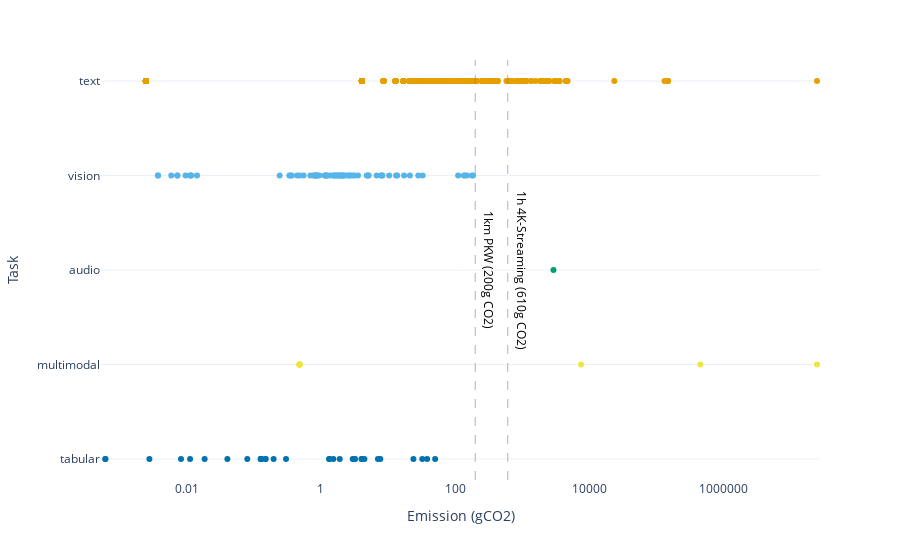

Notebook code cell kept with this figure:
### Code cell
hc = HuggingCrawler()
df = hc.scrape()
hc.plot('/Users/saminenno/Desktop/Sustainability/Git/Visuals')

### Figure 1 — Plotly figure (JSON) as saved in the notebook; plotly's stock layout.template omitted (floating-point values rounded to 4 significant figures; data arrays with more than 128 entries replaced by an {"elided": "..."} marker saying what was removed)
{"data": [{"alignmentgroup": "True", "boxpoints": "all", "fillcolor": "rgba(255,255,255,0)", "hoveron": "points", "hovertemplate": "Task=%{y}<br>Emissions=%{x}<extra></extra>", "legendgroup": "text", "line": {"color": "rgba(255,255,255,0)"}, "marker": {"color": "#E69F00"}, "name": "text", "offsetgroup": "text", "orientation": "v", "pointpos": 0, "showlegend": true, "type": "box", "x": {"elided": "670 mixed values"}, "x0": " ", "xaxis": "x", "y": {"elided": "670 str values"}, "y0": " ", "yaxis": "y"}, {"alignmentgroup": "True", "boxpoints": "all", "fillcolor": "rgba(255,255,255,0)", "hoveron": "points", "hovertemplate": "Task=%{y}<br>Emissions=%{x}<extra></extra>", "legendgroup": "vision", "line": {"color": "rgba(255,255,255,0)"}, "marker": {"color": "#56B4E9"}, "name": "vision", "offsetgroup": "vision", "orientation": "v", "pointpos": 0, "showlegend": true, "type": "box", "x": [8.218, 2.051, 32.87, 0.2439, 17.39, 0.009653, 0.01432, 1.219, 2.203, 3.147, 1.717, 0.005937, 0.01166, 2.482, 135.2, 179.1, 0.003766, 0.896, 5.168, 10.42, 0.8187, 0.7874, 6.8, 0.007316, 7.94, 13.22, 0.8519, 1.871, 0.6999, 0.9493, 1.519, 0.3398, 0.01153, 0.7951, 1.361, 1.19, 1.588, 0.007473, 1.785, 2.942, 0.443, 1.235, 0.3576, 0.369, 0.5535, 0.4827, 111.2, 138.5, 185.4, 150.9, 0.8632, 0.003935, 1.894, 2.648, 21.26, 28.3, 13.76, 2.251, 2.119, 1.619, 1.166, 3.587, 5.066, 8.241, 4.839, 0.01129, 2.759, 2.073, 1.14], "x0": " ", "xaxis": "x", "y": ["vision", "vision", "vision", "vision", "vision", "vision", "vision", "vision", "vision", "vision", "vision", "vision", "vision", "vision", "vision", "vision", "vision", "vision", "vision", "vision", "vision", "vision", "vision", "vision", "vision", "vision", "vision", "vision", "vision", "vision", "vision", "vision", "vision", "vision", "vision", "vision", "vision", "vision", "vision", "vision", "vision", "vision", "vision", "vision", "vision", "vision", "vision", "vision", "vision", "vision", "vision", "vision", "vision", "vision", "vision", "vision", "vision", "vision", "vision", "vision", "vision", "vision", "vision", "vision", "vision", "vision", "vision", "vision", "vision"], "y0": " ", "yaxis": "y"}, {"alignmentgroup": "True", "boxpoints": "all", "fillcolor": "rgba(255,255,255,0)", "hoveron": "points", "hovertemplate": "Task=%{y}<br>Emissions=%{x}<extra></extra>", "legendgroup": "audio", "line": {"color": "rgba(255,255,255,0)"}, "marker": {"color": "#009E73"}, "name": "audio", "offsetgroup": "audio", "orientation": "v", "pointpos": 0, "showlegend": true, "type": "box", "x": [2930], "x0": " ", "xaxis": "x", "y": ["audio"], "y0": " ", "yaxis": "y"}, {"alignmentgroup": "True", "boxpoints": "all", "fillcolor": "rgba(255,255,255,0)", "hoveron": "points", "hovertemplate": "Task=%{y}<br>Emissions=%{x}<extra></extra>", "legendgroup": "multimodal", "line": {"color": "rgba(255,255,255,0)"}, "marker": {"color": "#F0E442"}, "name": "multimodal", "offsetgroup": "multimodal", "orientation": "v", "pointpos": 0, "showlegend": true, "type": "box", "x": [24700000, 7540, 450300, 56.67, 39.5, 26.15, 23.97, 86.13, 34.14, 0.4827], "x0": " ", "xaxis": "x", "y": ["multimodal", "multimodal", "multimodal", "multimodal", "multimodal", "multimodal", "multimodal", "multimodal", "multimodal", "multimodal"], "y0": " ", "yaxis": "y"}, {"alignmentgroup": "True", "boxpoints": "all", "fillcolor": "rgba(255,255,255,0)", "hoveron": "points", "hovertemplate": "Task=%{y}<br>Emissions=%{x}<extra></extra>", "legendgroup": "tabular", "line": {"color": "rgba(255,255,255,0)"}, "marker": {"color": "#0072B2"}, "name": "tabular", "offsetgroup": "tabular", "orientation": "v", "pointpos": 0, "showlegend": true, "type": "box", "x": [38.42, 0.0006301, 0.1503, 1.914, 0.1269, 0.01856, 3.245, 0.1503, 7.705, 0.008247, 0.002767, 2.988, 3.162, 4.093, 0.1981, 23.98, 0.08033, 4.467, 32.51, 50.54, 0.1298, 0.1288, 1.355, 0.1276, 1.539, 7.101, 1.326, 0.0005889, 0.01124, 0.1286, 0.04056, 0.3033, 4.041], "x0": " ", "xaxis": "x", "y": ["tabular", "tabular", "tabular", "tabular", "tabular", "tabular", "tabular", "tabular", "tabular", "tabular", "tabular", "tabular", "tabular", "tabular", "tabular", "tabular", "tabular", "tabular", "tabular", "tabular", "tabular", "tabular", "tabular", "tabular", "tabular", "tabular", "tabular", "tabular", "tabular", "tabular", "tabular", "tabular", "tabular"], "y0": " ", "yaxis": "y"}], "layout": {"annotations": [{"align": "left", "font": {"color": "black", "size": 12}, "showarrow": false, "text": "1km PKW (200g CO2)", "textangle": 90, "x": 2.5, "y": 2}, {"align": "left", "font": {"color": "black", "size": 12}, "showarrow": false, "text": "1h 4K-Streaming (610g CO2)", "textangle": 90, "x": 3, "y": 2}], "boxmode": "group", "legend": {"title": {"text": "Task"}, "tracegroupgap": 0}, "margin": {"t": 60}, "shapes": [{"line": {"color": "gray", "dash": "dash", "width": 1}, "opacity": 0.6, "type": "line", "x0": 610, "x1": 610, "xref": "x", "y0": 0, "y1": 1, "yref": "y domain"}, {"line": {"color": "gray", "dash": "dash", "width": 1}, "opacity": 0.6, "type": "line", "x0": 200, "x1": 200, "xref": "x", "y0": 0, "y1": 1, "yref": "y domain"}], "showlegend": false, "xaxis": {"anchor": "y", "domain": [0, 1], "tickformat": ".1r", "title": {"text": "Emission (gCO2)"}, "type": "log"}, "yaxis": {"anchor": "x", "categoryarray": ["tabular", "multimodal", "audio", "vision", "text"], "categoryorder": "array", "domain": [0, 1], "title": {"text": "Task"}}}}
